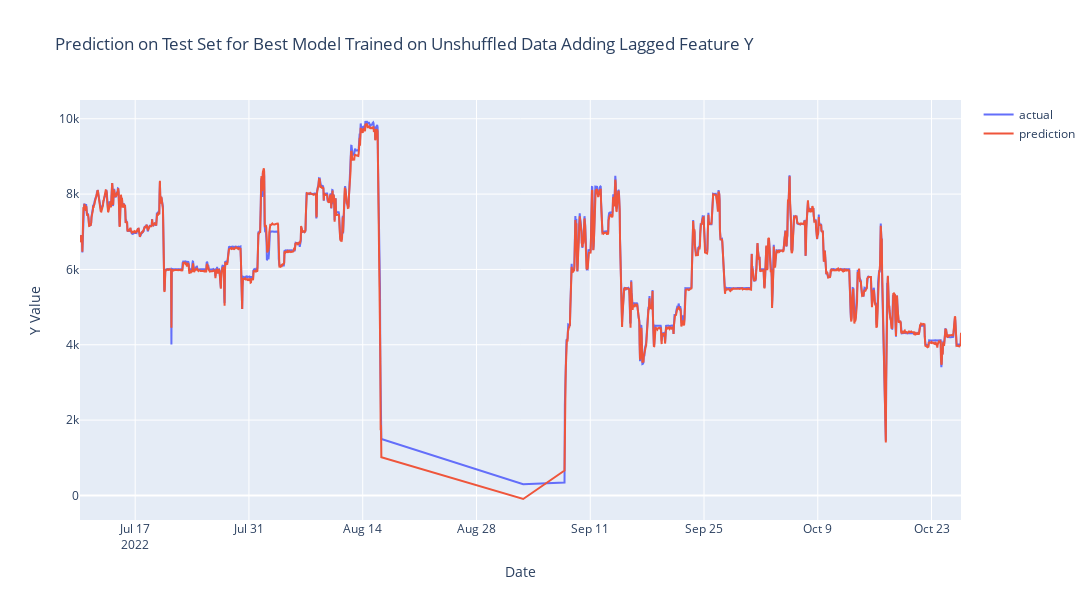

The cell this chart's notebook holds for it:
### Code cell
fig = go.Figure()
fig.add_trace(go.Scatter(x=X_test.index, y=y_test, mode='lines', name='actual'))
fig.add_trace(go.Scatter(x=X_test.index, y=y_test_pred, mode='lines', name='prediction'))
fig.update_layout(title='Prediction on Test Set for Best Model Trained on Unshuffled Data Adding Lagged Feature Y',
                xaxis_title='Date',
                yaxis_title='Y Value',
                width=1200,
                height=600)
# fig.write_html(cfg.shuffle_or_not.v2.unshuffle.test_plot)
fig.show()

### Figure 1 — Plotly figure (JSON) as saved in the notebook; plotly's stock layout.template omitted (floating-point values rounded to 4 significant figures; data arrays with more than 128 entries replaced by an {"elided": "..."} marker saying what was removed)
{"data": [{"mode": "lines", "name": "actual", "type": "scatter", "x": {"elided": "2054 str values"}, "y": {"elided": "2054 float values"}}, {"mode": "lines", "name": "prediction", "type": "scatter", "x": {"elided": "2054 str values"}, "y": {"elided": "2054 float values"}}], "layout": {"height": 600, "title": {"text": "Prediction on Test Set for Best Model Trained on Unshuffled Data Adding Lagged Feature Y"}, "width": 1200, "xaxis": {"title": {"text": "Date"}}, "yaxis": {"title": {"text": "Y Value"}}}}
